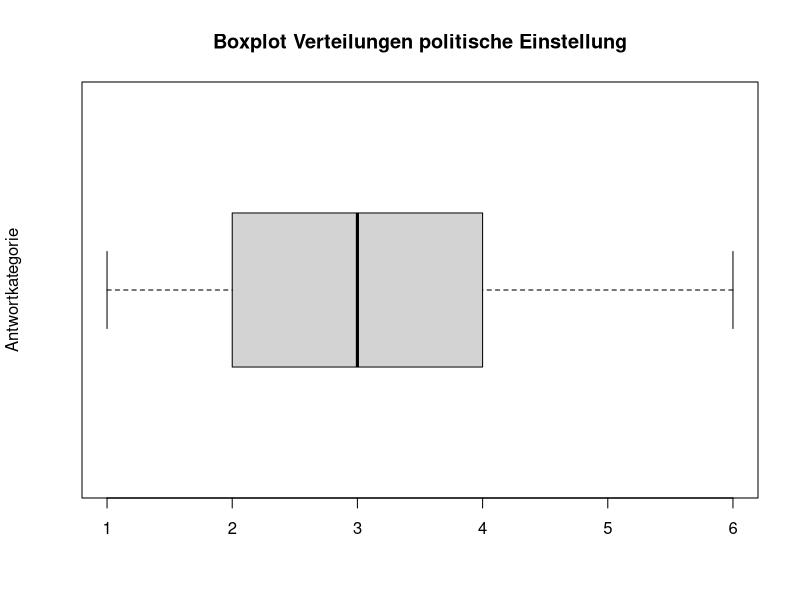

The R script that drew this image:
#30.3 - 14:40 geladen

read.csv("expradaten2.csv")

#packages installieren

install.packages("psych")
install.packages("tidyverse")
install.packages("haven")
library("psych")
library("tidyverse")
library("haven")

#Datensatz machen

dataframe <- read.csv("expradaten2.csv")

#Überblick

str(dataframe)
head(dataframe) # Zeigt die ersten 6 Zeilen an
View(dataframe) # Das gleiche, wie wenn man rechts im environment auf ein Daten-Objekt klickt
colnames(dataframe) #Variablennamen ausgeben lassen...

# Überschreibt alle Spaltennamen des dataframes auf einmal 
#alle Spaltennamen umgeschrieben und die unnötigen als unnötige benannt

dataframe_renamed <- setNames(dataframe, c("id", "Datum_Abgeschickt", "Schlussseite", "Sprache", "Zufallsstartwert", "Datum_erste_aktivität", "Datum_letzte_aktivität", "unnoetig1", "unnoetig2", "Alter", "Deutschkenntnisse", "Hauptwohnsitz", "Sehbeeinträchtigung", "unnoetig3", "Bezug_zum_Gesundheitssystem", "Geschlecht", "Bildungsabschluss", "Bildungsabschluss_Sonstiges", "Wo_Medizinische_Leistung", "Wo_Krankenversicherung", "pol_Orientierung", "Anzahl_pers_Kontakte_mit_Gesundheitssystem", "Systemabhängigkeit_Gruppe", "unnoetig4", "unnoetig5", "unnoetig6", "MC_Anteil", "MC_Quelle", "MC_Jahr_falsch", "MC_Jahr_korrekt", "M_Check_pers_Auswirkung", "M_Check_Erfolg", "M_Check_Kontrollfrage", "Studienziel", "unnoetig7", "unnoetig8", "Gesamtzeit", "unnoetig9","unnoetig10","unnoetig11","unnoetig12","unnoetig13","unnoetig14","unnoetig15","unnoetig16","unnoetig17","unnoetig18","unnoetig19","unnoetig20","unnoetig21","unnoetig22","unnoetig23","unnoetig24","unnoetig25","unnoetig26","unnoetig27","unnoetig28","unnoetig29","unnoetig30","unnoetig31","unnoetig32","unnoetig33","unnoetig34","unnoetig35","unnoetig36","unnoetig37","unnoetig38","unnoetig39","unnoetig40","unnoetig41","unnoetig42","unnoetig43","unnoetig44","unnoetig45","unnoetig46"))

#Vektorspalten zählen

ncol(dataframe)

#neuen Datensatz abrufen

dataframe_renamed

#Datensatz abgespeichert - Befehl von Björn Walther - Daten aus R exportieren

write.csv2(dataframe_renamed, file="Daten_VPH1-150_renamed.csv")

#alle unnötigen Spalten aus dem Datensatz löschen

str(dataframe_renamed)
summary(dataframe_renamed)
head(dataframe_renamed)

#neuer Datensatz auch noch die unnötigen Fragen weggenommen

dataframe_clean_and_renamed <- dataframe_renamed[, c("id", "Datum_Abgeschickt", "Schlussseite", "Sprache", "Zufallsstartwert", "Datum_erste_aktivität", "Datum_letzte_aktivität", "Alter", "Deutschkenntnisse", "Hauptwohnsitz", "Sehbeeinträchtigung", "Bezug_zum_Gesundheitssystem", "Geschlecht", "Bildungsabschluss", "Bildungsabschluss_Sonstiges", "Wo_Medizinische_Leistung", "Wo_Krankenversicherung", "pol_Orientierung", "Anzahl_pers_Kontakte_mit_Gesundheitssystem", "Systemabhängigkeit_Gruppe", "MC_Anteil", "MC_Quelle", "MC_Jahr_falsch", "MC_Jahr_korrekt", "M_Check_pers_Auswirkung", "M_Check_Erfolg", "M_Check_Kontrollfrage", "Studienziel", "Gesamtzeit")]
dataframe_clean_and_renamed 
View(dataframe)
View(dataframe_renamed)
View(dataframe_clean_and_renamed)

#package für neuen Datensatz ohne Zeilen mit VPS die nicht fertig gemacht haben

install.packages("dplyr")
library(dplyr)

#hier diesen Datensatz erstellen

neuer_datensatz <- dataframe_clean_and_renamed %>%
  filter(!is.na(Schlussseite) & Schlussseite >= 11)

#abrufen und ansehen

neuer_datensatz
View(neuer_datensatz)

#Daten abspeichern

write.csv2(neuer_datensatz, file="Daten_VPH1-150_clean.csv")

#2 Gruppen Datensaetze je nach Systemabhängigkeit

dat_System_hoch <- neuer_datensatz[neuer_datensatz$Systemabhängigkeit_Gruppe == 2, ]
dat_System_tief <- neuer_datensatz[neuer_datensatz$Systemabhängigkeit_Gruppe == 1, ]
dat_System_hoch
dat_System_tief
View(dat_System_hoch)
View(dat_System_tief)

#Häufigkeitstabellen

table(neuer_datensatz$MC_Anteil)
table(neuer_datensatz$MC_Quelle)
table(neuer_datensatz$MC_Jahr_falsch)
table(neuer_datensatz$MC_Jahr_korrekt)

#Häufigkeitstabellen für die zwei Gruppen

#eine gruppe

table(dat_System_hoch$MC_Anteil)
table(dat_System_hoch$MC_Quelle)
table(dat_System_hoch$MC_Jahr_falsch)
table(dat_System_hoch$MC_Jahr_korrekt)

#andere gruppe

table(dat_System_tief$MC_Anteil)
table(dat_System_tief$MC_Quelle)
table(dat_System_tief$MC_Jahr_falsch)
table(dat_System_tief$MC_Jahr_korrekt)

#Zahl vorne nehmen (Recoding) - weil sonst ist bei 1 (stimme überhaupt nicht zu) und bei 7 (stimme voll und ganz zu)

neuer_datensatz$M_Check_pers_Auswirkung <- as.numeric(substr(neuer_datensatz$M_Check_pers_Auswirkung, 1, 1))

#Geschlecht daraus Faktoren gemacht

neuer_datensatz$Geschlecht <- factor(neuer_datensatz$Geschlecht, levels = c(1, 2, 3), labels = c("männlich", "weiblich", "divers"))

#aus (ob man Bezug zum Gesundheitssystem hat einen Faktor kodieren)

neuer_datensatz$Bezug_zum_Gesundheitssystem <- factor(neuer_datensatz$Bezug_zum_Gesundheitssystem, levels = c(1, 2), labels = c("Ja", "Nein"))

#Häufigkeitstabelle für Bildungsabschluss

table(neuer_datensatz$Bildungsabschluss)

#Häufigkeitstabelle für Medizinische Leistung

table(neuer_datensatz$Wo_Medizinische_Leistung)

#Häufigkeitstabelle für Krankenversicherung

table(neuer_datensatz$Wo_Krankenversicherung)

#pol_Orientierung Faktor kodieren

#dafür zuerst keine Angabe entfernen

neuer_datensatz_faktor_kodierung_pol_einstellung <- neuer_datensatz[neuer_datensatz$pol_Orientierung != "Keine Angabe",]

#pol_Orientierung Faktor kodieren

neuer_datensatz_faktor_kodierung_pol_einstellung$pol_Orientierung <- factor(neuer_datensatz_faktor_kodierung_pol_einstellung$pol_Orientierung, levels = c("1 – Sehr links","2 – Links","3 – Eher links","4 – Mitte","5 – Eher rechts","6 – Rechts","7 – Sehr rechts"))

#einige Berechnungen mit Alter

min(neuer_datensatz$Alter) # falls noch missings in den Daten sind,  na.rm = TRUE angeben
max(neuer_datensatz$Alter)
mean(neuer_datensatz$Alter) # arithmetisches Mittel
median(neuer_datensatz$Alter) # Median
sd(neuer_datensatz$Alter) # Standardabweichung
var(neuer_datensatz$Alter) # Varianz

#F. Stichprobe berichten

#•	finale Stichprobengröße N
#•	Alter: Mittelwert, SD, Range
#•	Geschlecht: n und %
#•	Bildungsabschluss: n und %
#•	evtl. Sprachlevel, Hauptwohnsitz etc.
#•	pro Experimentalgruppe dieselben Infos
#•	prüfen, ob Gruppen vor Analyse grob vergleichbar sind

#Test um ein Boxplot mit den politischen Einstellungen zu machen

#Pakete laden
library(ggplot2)
#Likert-Werte (ohne "Keine Angabe")
werte <- 1:6
haeufigkeit <- c(6, 30, 20, 16, 7, 2)
#Daten "aufklappen" (jede Antwort einzeln)
likert_daten_pol_einstellung <- rep(werte, haeufigkeit)
#Dataframe erstellen
df <- data.frame(Antwort = likert_daten_pol_einstellung)
df
#Base R Boxplot
boxplot(df$Antwort, main = "Boxplot Verteilungen politische Einstellung", ylab = "Antwortkategorie", horizontal = TRUE)

# Hauptanalysen

###

#•	Chi-Quadrat-Tests für Gruppenunterschiede bei 4 Multiple-Choice-Fragen
#•	t-Test für Manipulationscheck

#Dann zusätzlich:
  
#•	Voraussetzungen prüfen:
  #o	bei Chi-Quadrat: erwartete Häufigkeiten
  #o	bei t-Test: Die abhängige Variable sollte in jeder Gruppe ungefähr normalverteilt sein, Varianzhomogenität, Histogramm, GGPlot, Shapiro-Wilk? - schauen in VL ReDat

  #o	wenn Voraussetzungen nicht passen:
  #o	Fisher-Test statt Chi-Quadrat?
  #o	Welch-t-Test statt klassischer t-Test?
    
###
    
#Häufigkeiten der Antwortalternativen in den MC Fragen für Gruppe 1

# Gruppe 1
table(neuer_datensatz$MC_Anteil[neuer_datensatz$Systemabhängigkeit_Gruppe == 1])
table(neuer_datensatz$MC_Quelle[neuer_datensatz$Systemabhängigkeit_Gruppe == 1])
table(neuer_datensatz$MC_Jahr_falsch[neuer_datensatz$Systemabhängigkeit_Gruppe == 1])
table(neuer_datensatz$MC_Jahr_korrekt[neuer_datensatz$Systemabhängigkeit_Gruppe == 1])


#Häufigkeiten der Antwortalternativen in den MC Fragen für Gruppe 2

# Gruppe 2
table(neuer_datensatz$MC_Anteil[neuer_datensatz$Systemabhängigkeit_Gruppe == 2])
table(neuer_datensatz$MC_Quelle[neuer_datensatz$Systemabhängigkeit_Gruppe == 2])
table(neuer_datensatz$MC_Jahr_falsch[neuer_datensatz$Systemabhängigkeit_Gruppe == 2])
table(neuer_datensatz$MC_Jahr_korrekt[neuer_datensatz$Systemabhängigkeit_Gruppe == 2])

#Chi-Quadrat Test

# MC_Anteil
tab1 <- table(neuer_datensatz$MC_Anteil, neuer_datensatz$Systemabhängigkeit_Gruppe)
chisq.test(tab1)

# MC_Quelle
tab2 <- table(neuer_datensatz$MC_Quelle, neuer_datensatz$Systemabhängigkeit_Gruppe)
chisq.test(tab2)

# MC_Jahr_falsch
tab3 <- table(neuer_datensatz$MC_Jahr_falsch, neuer_datensatz$Systemabhängigkeit_Gruppe)
chisq.test(tab3)

# MC_Jahr_korrekt
tab4 <- table(neuer_datensatz$MC_Jahr_korrekt, neuer_datensatz$Systemabhängigkeit_Gruppe)
chisq.test(tab4)


#T-Test Manipulationscheck (Frage M_Check_pers_Auswirkung)

#Zahl vorne nehmen (Recoding) - weil sonst ist bei 1 (stimme überhaupt nicht zu) und bei 7 (stimme voll und ganz zu)
neuer_datensatz$M_Check_pers_Auswirkung <- as.numeric(substr(neuer_datensatz$M_Check_pers_Auswirkung, 1, 1))

t.test(M_Check_pers_Auswirkung ~ Systemabhängigkeit_Gruppe, data = neuer_datensatz, alternative = "less")


#T-Test Manipulationscheck (Frage M_Check_Erfolg)

# Zahl vorne nehmen (Recoding)
neuer_datensatz$M_Check_Erfolg <- as.numeric(substr(neuer_datensatz$M_Check_Erfolg, 1, 1))

t.test(M_Check_Erfolg ~ Systemabhängigkeit_Gruppe, data = neuer_datensatz, alternative = "less")
